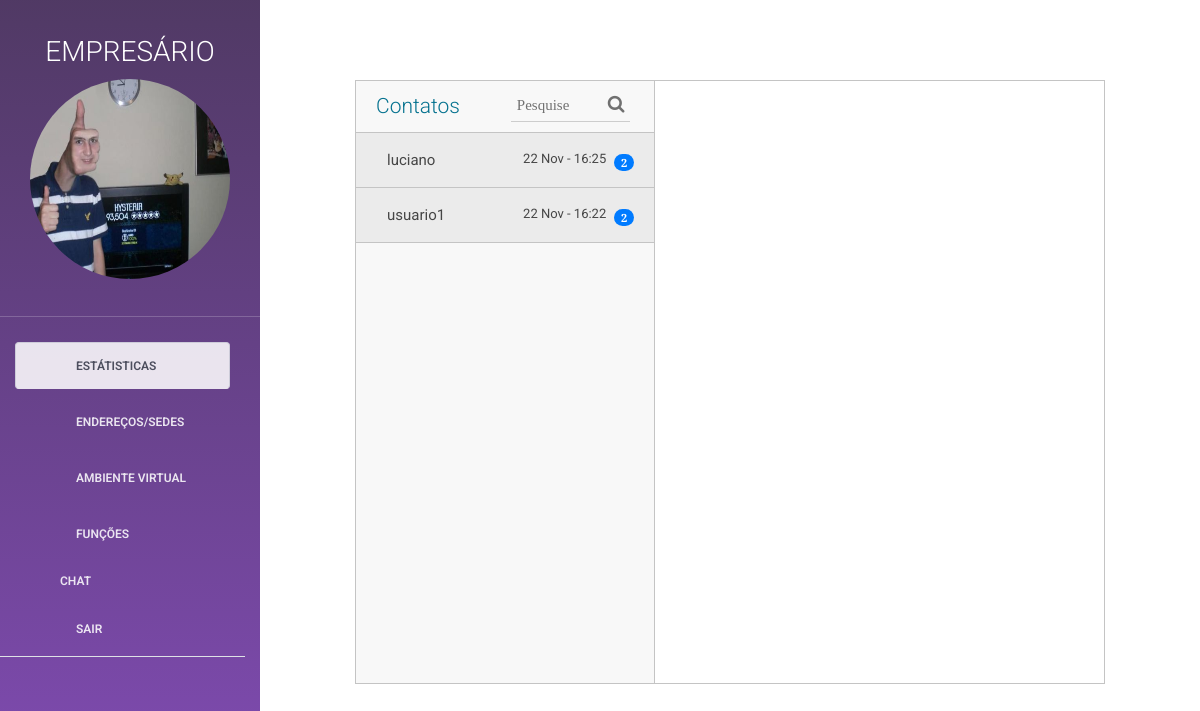
The page /empresario (signed in) on the database its author committed.
### tables this page shows
CREATE TABLE `tbl_avs` (
  `id_av` int(11) NOT NULL,
  `user_id` int(11) NOT NULL,
  `url` varchar(220) NOT NULL,
  `nome_av` varchar(220) NOT NULL,
  `slogan_av` varchar(550) NOT NULL,
  `logo_av` varchar(220) NOT NULL,
  `categoria` varchar(220) NOT NULL,
  `func` varchar(220) NOT NULL,
  `palavras_chave` varchar(550) NOT NULL,
  `img_home_active` varchar(50) NOT NULL DEFAULT 'no',
  `img_home` varchar(220) NOT NULL,
  `part1_active` varchar(50) NOT NULL DEFAULT 'yes',
  `part1_title` varchar(110) NOT NULL DEFAULT 'Features you love',
  `part1_nome1` varchar(110) NOT NULL DEFAULT 'Simple',
  `part1_text1` varchar(220) NOT NULL DEFAULT 'Lorem ipsum dolor sit amet, consectetur adipiscing elit. Integer rutrum, urna eu pellentesque',
  `part1_nome2` varchar(110) DEFAULT 'Customize',
  `part1_text2` varchar(220) DEFAULT 'Lorem ipsum dolor sit amet, consectetur adipiscing elit. Integer rutrum, urna eu pellentesque',
  `part1_nome3` varchar(110) DEFAULT 'Secure',
  `part1_text3` varchar(220) DEFAULT 'Lorem ipsum dolor sit amet, consectetur adipiscing elit. Integer rutrum, urna eu pellentesque',
  `part2_active` varchar(50) NOT NULL DEFAULT 'yes',
  `part2_nome1` varchar(110) NOT NULL DEFAULT 'Crie sua conta',
  `part2_text1` varchar(220) NOT NULL DEFAULT 'Lorem ipsum dolor sit amet, consectetur adipiscing elit. Integer rutrum, urna eu pellentesque pretium obcaecati vel exercitationem',
  `part2_nome2` varchar(110) DEFAULT 'Compartilhe com seus amigos',
  `part2_text2` varchar(220) DEFAULT 'Lorem ipsum dolor sit amet, consectetur adipiscing elit. Integer rutrum, urna eu pellentesque pretium obcaecati vel exercitationem',
  `part2_nome3` varchar(110) DEFAULT 'Viva la vida',
  `part2_text3` varchar(220) DEFAULT 'Lorem ipsum dolor sit amet, consectetur adipiscing elit. Integer rutrum, urna eu pellentesque pretium obcaecati vel exercitationem',
  `part2_img` varchar(220) DEFAULT NULL,
  `galery_active` varchar(50) NOT NULL DEFAULT 'no',
  `galery_title` varchar(110) NOT NULL,
  `fotos` varchar(550) NOT NULL,
  `tipos` varchar(220) NOT NULL,
  `tipos_val` varchar(660) NOT NULL,
  `created` varchar(220) NOT NULL
);

CREATE TABLE `tbl_funcoes` (
  `id_func` int(11) NOT NULL,
  `nome_func` varchar(220) NOT NULL,
  `descricao` varchar(660) NOT NULL,
  `tipo_func` varchar(110) NOT NULL,
  `status_func` varchar(110) NOT NULL,
  `created` datetime NOT NULL,
  `href` varchar(110) NOT NULL
);

CREATE TABLE `tbl_chat` (
  `id_msg` int(11) NOT NULL,
  `remetente_id` int(11) NOT NULL,
  `destinatario_id` int(11) NOT NULL,
  `hora` datetime NOT NULL,
  `msg` text NOT NULL,
  `lida` tinyint(4) NOT NULL
);

CREATE TABLE `tbl_usuarios` (
  `id` int(11) NOT NULL,
  `nome` varchar(220) NOT NULL,
  `nvl_acesso` varchar(50) NOT NULL,
  `email` varchar(220) NOT NULL,
  `senha` varchar(220) NOT NULL,
  `CPF_CNPJ` varchar(220) DEFAULT NULL,
  `telefone` varchar(220) NOT NULL,
  `status` int(11) NOT NULL,
  `created` datetime NOT NULL,
  `modified` datetime DEFAULT NULL
);

### core/Controller.php (called while the page is built)
<?php
	class Controller{
		public function loadView($nameView, $dadosView = array()){
				extract($dadosView);
			require "views/".$nameView.".php";
		}
	}
?>

### controllers/empresarioController.php (called while the page is built, shortened)
<?php
class empresarioController extends Controller {
    public function index() {
        $nomePag = "empresario";
        $usuariosModel = new usuariosModel();
        $userDados = $usuariosModel->getDados($_SESSION['id']);
        $userDados = $userDados->fetch();
        $dados = array(
            'nome' => $userDados["nome"],
            'av_status' => $this->verificaAV(),
            'av_dados' => $this->getAv()
        );
        $this->loadView($nomePag, $dados);
    }
    private function getAv() {
        $avsModel = new avsModel();
        $avs_dados = $avsModel->procuraAV($_SESSION['id']);
        if ($avs_dados->rowCount() > 0) {
            return $avs_dados->fetchAll();
        } else {
            return null;
        }
    }
    public function verificaAV() {
        $avsModel = new avsModel();
        $avs_dados = $avsModel->procuraAV($_SESSION['id']);
        if ($avs_dados->rowCount() > 0) {
            return 'html/av_personalize.php';
        } else {
            return 'html/av_create.php';
        }
    }
}
?>

### core/Core.php (called while the page is built, shortened)
<?php
	class Core{
		public function run(){
			$param = array();
			$url = "/";
			if(isset($_GET['url'])){
				$url .= $_GET['url'];
			}
			if($url != "/"){
				$url = explode("/", $url);
				array_shift($url);
				$avsModel = new avsModel();
				$pesquisa = $avsModel -> procuraUrlAv($url[0]);
				array_shift($url);
				if(isset($url[0]) && !empty($url[0])){
					$currentAction = $url[0];
					array_shift($url);
				}else{
					$currentAction = "index";
				}
				if($pesquisa->rowCount() > 0){
					$param = $dados['id_av'];
				}else{
					$param = $url;
				}
			}else{
				$currentController = "homeController";
				$currentAction = "index";
			}
			$c = new $currentController();
			call_user_func_array(array($c, $currentAction), array($param));
		}
	}
?>

### index.php (called while the page is built, shortened)
<?php
	$core = new Core();
	$core->run();
?>

### core/Model.php (called while the page is built, shortened)
<?php
	class Model{
		public function __construct(){
			global $pdo;
			$this->pdo = $pdo;
		}
	}
?>

### models/avsModel.php (called while the page is built, shortened)
<?php
    class avsModel extends Model{
        public function procuraAV($id_user){
            $sql = "SELECT * FROM tbl_avs WHERE user_id = ?";
            $sql = $this->pdo->prepare($sql);
            $sql->bindValue(1, $id_user);
            $sql->execute();
            return $sql;
        }
    }
?>

### models/funcaoModel.php (called while the page is built, shortened)
<?php
class funcaoModel extends Model {
    public function getAllactive() {
        $sql = "SELECT * from tbl_funcoes WHERE status_func = 'ativo' ";
        $sql = $this->pdo->prepare($sql);
        $sql->execute();
        return $sql;
    }
    public function getMsg($id) {
        $sql = "SELECT * from tbl_chat WHERE destinatario_id = ? ORDER BY hora DESC";
        $sql = $this->pdo->prepare($sql);
        $sql->bindValue(1, $id);
        $sql->execute();
        return $sql;
    }
}
?>

### models/usuariosModel.php (called while the page is built, shortened)
<?php
	class usuariosModel extends Model{
		public function getDados($id){
			$sql = "SELECT * FROM tbl_usuarios WHERE id = ?";
			$sql = $this->pdo->prepare($sql);
			$sql->bindValue(1, $id);
			$sql->execute();
			return $sql;
		}
	}
?>

### views/empresario.php (the view, shortened to what this page needs)
<!DOCTYPE html>
<html lang="pt-br">
    <head>
        <link rel="stylesheet" type="text/css" href="<?php echo BASE_URL; ?>assets/css/bootstrap.min.css" />
        <link rel="stylesheet" type="text/css" href="<?php echo BASE_URL; ?>assets/css/bootstrap-grid.min.css">
        <link rel="stylesheet" type="text/css" href="<?php echo BASE_URL; ?>assets/css/bootstrap-reboot.min.css">
        <link rel="stylesheet" type="text/css" href="<?php echo BASE_URL; ?>assets/css/normalize.css">
        <link rel="stylesheet" type="text/css" href="<?php echo BASE_URL; ?>assets/css/w3.css">
        <link rel="stylesheet" type="text/css" href="<?php echo BASE_URL; ?>assets/css/set2.css">
        <link rel="stylesheet" type="text/css" href="<?php echo BASE_URL; ?>assets/css/set1.css">
        <link rel="stylesheet" type="text/css" href="<?php echo BASE_URL; ?>assets/css/icons.css">
        <link rel="stylesheet" type="text/css" href="<?php echo BASE_URL; ?>assets/css/component1.css">
        <link rel="stylesheet" type="text/css" href="<?php echo BASE_URL; ?>assets/css/style2.css">
        <link rel="stylesheet" type="text/css" href="<?php echo BASE_URL; ?>assets/css/estilo.css">
        <link rel="stylesheet" type="text/css" href="<?php echo BASE_URL; ?>assets/css/estilo.css">
        <link rel="stylesheet" type="text/css" href="<?php echo BASE_URL; ?>assets/css/owl.carousel.min.css">
        <link type="text/css" href="<?php echo BASE_URL; ?>assets/css/animate.min.css" rel="stylesheet"/>
        <link type="text/css" href="<?php echo BASE_URL; ?>assets/css/light-bootstrap-dashboard.css?v=1.4.0" rel="stylesheet"/>
        <link href="http://maxcdn.bootstrapcdn.com/font-awesome/4.2.0/css/font-awesome.min.css" rel="stylesheet">
        <link href="<?php echo BASE_URL; ?>assets/css/pe-icon-7-stroke.css" rel="stylesheet" type="text/css" />
    </head>
    <body>
        <div class="wrapper">
            <div class="sidebar" data-color="purple" data-image="<?php echo BASE_URL; ?>assets/img/sidebar-5.jpg">
                <div class="sidebar-wrapper">
                    <div class="logo">
                        <a href="#" class="simple-text" >
                            <h3> Empresário </h3>
                                <img src="<?php echo BASE_URL; ?>assets/images/pericles.jpg" id="imagemperf" class="rounded-circle"  alt="Cinque Terre" width="200" height="200">
                        </a>
                        <br>
                    </div>
                    <ul class="nav nav-tabs">
                        <li class="nav-item">
                            <a href="#menu1" class="nav-link active" data-toggle="tab">
                                <i class="pe-7s-graph3"></i>
                                <p>Estátisticas</p>
                            </a>
                        </li>
                        <li class="nav-item">
                            <a href="#menu2" data-toggle="tab" class="nav-link">
                                <i class="pe-7s-map-2"></i>
                                <p>Endereços/Sedes</p>
                            </a>
                        </li>
                        <li class="nav-item">
                            <a href="#menu3" data-toggle="tab" class="nav-link">
                                <i class="pe-7s-monitor"></i>
                                <p>Ambiente Virtual</p>
                            </a>
                        </li>
                        <li class="nav-item">
                            <a href="#menu4" data-toggle="tab" class="nav-link" >
                                <i class="pe-7s-tools"></i>
                                <p>Funções</p>
                            </a>
                        </li>
                        <?php
                        $avsModel = new avsModel();
                        $funcaoModel = new funcaoModel();
                        $sqlFunc = $funcaoModel->getAllactive();
                        $sql = $avsModel->procuraAV($_SESSION['id']);
                        $dadosFunc = $sqlFunc->fetchAll();
                        $dados = $sql->fetch();
                        if ($dados['func'] == "") {
                            $func = array();
                        } else {
                            $func = explode(",", $dados['func']);
                        }
                        foreach ($func as $value) {
                                ?>
                            <li class="nav-item">
                                <a href="#<?php echo $dadosFunc[$value - 1]["href"]; ?>" data-toggle="tab" class="" style="color: #fff;">
                                    <i class="pe-7s-tools"></i>
                                    <p><?php echo $dadosFunc[$value - 1]["nome_func"]; ?></p>
                                </a>
                            </li>
                        <?php } ?>
                        <li class="nav-item">
                            <a href="<?php echo BASE_URL; ?>/login/deslogar" class="nav-link">
                                <i class="pe-7s-home"></i>
                                <p>SAIR</p>
                            </a>
                        </li>
                    </ul>
                </div>
            </div>
            <div class="main-panel">
                <div class="main">
                    <div class="content">
                        <div class="container-fluid">
                            <div class="tab-content">
                                <div class="tab-pane container active" id="chat">
                                    <div class="container2">
                                        <div class="messaging">
                                            <div class="inbox_msg">
                                                <div class="inbox_people">
                                                    <div class="headind_srch">
                                                        <div class="recent_heading">
                                                            <h4>Contatos</h4>
                                                        </div>
                                                        <div class="srch_bar">
                                                            <div class="stylish-input-group">
                                                                <input type="text" id="myInput" class="search-bar"  placeholder="Pesquise" >
                                                                <span class="input-group-addon">
                                                                    <button type="button"> <i class="fa fa-search" aria-hidden="true"></i> </button>
                                                                </span> </div>
                                                        </div>
                                                    </div>
                                                    <div class="inbox_chat " id="contatos">
                                                        <?php include ("views/html/contatos.php"); ?>
                                                    </div>
                                                </div>
                                                <div class="mesgs">
                                                    <div class="msg_history " id="mensagens">
                                                    </div>
                                                </div>
                                            </div>
                                        </div></div>
                                </div>
                            </div>
                        </div>
                    </div>
                </div>
            </div>
    </body>
</html>

### views/html/contatos.php (shortened to what this page needs)
<?php
    $funcaoModel = new funcaoModel();
    $sql = $funcaoModel->getMsg($_SESSION['id']);
    $data = $sql->fetchAll();
    $pessoas = array(
        'id' => array(),
        'hora'=> array()
    );
    foreach ($data as $dados){
        if(in_array($dados['remetente_id'], $pessoas['id'])){
        }else{
            array_push($pessoas['id'], $dados['remetente_id']);
            array_push($pessoas['hora'], $dados['hora']);
            $usuariosModel = new usuariosModel();
            $sqlpessoa = $usuariosModel->getDados($dados['remetente_id']);
            $dadosPessoa = $sqlpessoa->fetch();
?>
<div class="chat_list active_chat pessoa" >
    <div class="chat_people">
        <span class="badge badge-pill noti badge-primary" style="margin-left:8px;">2</span>
        <div class="chat_ib nova"><h5><?php echo $dadosPessoa['nome']; ?> <span class="chat_date"><?php echo date("d M - H:i", strtotime($dados['hora'])); ?></span></h5>
        </div>
    </div>
</div>
<?php
} }
?>

### assets/css/w3.css (style rules this page uses)
html { box-sizing:border-box }
*,*:before,*:after { box-sizing:inherit }
html { -ms-text-size-adjust:100%;-webkit-text-size-adjust:100% }
body { margin:0 }
a { background-color:transparent;-webkit-text-decoration-skip:objects }
img { border-style:none }
button,select { text-transform:none }
button,html [type=button],[type=reset],[type=submit] { -webkit-appearance:button }
html,body { font-family:Verdana,sans-serif;font-size:15px;line-height:1.5 }
html { overflow-x:hidden }
h3 { font-size:24px }
h4 { font-size:20px }
h5 { font-size:18px }
h1,h2,h3,h4,h5,h6 { font-family:"Segoe UI",Arial,sans-serif;font-weight:400;margin:10px 0 }
img { vertical-align:middle }
a { color:inherit }

### assets/css/component1.css (style rules this page uses)
*, *:after, *::before { -moz-box-sizing: border-box; box-sizing: border-box; }
html, body, .st-container, .st-pusher, .st-content { height: 100%; }

### assets/css/style2.css (style rules this page uses)
*, *:after, *::before { -webkit-box-sizing: border-box; -moz-box-sizing: border-box; box-sizing: border-box; }
body { background: #04a466; }
.container { padding: 80px; }

### rows shown on the page
tbl_avs: func.nome_func "CHAT"
tbl_chat: tbl_usuarios.nome "luciano", hora "22 Nov - 16:25"
tbl_chat: tbl_usuarios.nome "usuario1", hora "22 Nov - 16:22"
